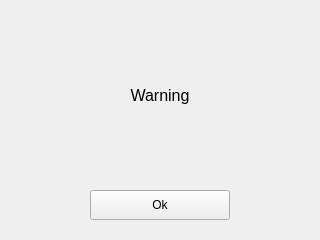
<?xml version="1.0" encoding="UTF-8"?>
<ui version="4.0">
 <class>Form</class>
 <widget class="QWidget" name="Form">
  <property name="geometry">
   <rect>
    <x>0</x>
    <y>0</y>
    <width>320</width>
    <height>240</height>
   </rect>
  </property>
  <property name="windowTitle">
   <string>Form</string>
  </property>
  <widget class="QLabel" name="label_warning">
   <property name="geometry">
    <rect>
     <x>60</x>
     <y>20</y>
     <width>200</width>
     <height>150</height>
    </rect>
   </property>
   <property name="maximumSize">
    <size>
     <width>200</width>
     <height>150</height>
    </size>
   </property>
   <property name="font">
    <font>
     <pointsize>12</pointsize>
    </font>
   </property>
   <property name="text">
    <string>Warning</string>
   </property>
   <property name="alignment">
    <set>Qt::AlignCenter</set>
   </property>
   <property name="wordWrap">
    <bool>true</bool>
   </property>
  </widget>
  <widget class="QPushButton" name="button_close">
   <property name="geometry">
    <rect>
     <x>90</x>
     <y>190</y>
     <width>140</width>
     <height>30</height>
    </rect>
   </property>
   <property name="text">
    <string>Ok</string>
   </property>
  </widget>
 </widget>
 <tabstops>
  <tabstop>button_close</tabstop>
 </tabstops>
 <resources/>
 <connections/>
</ui>
